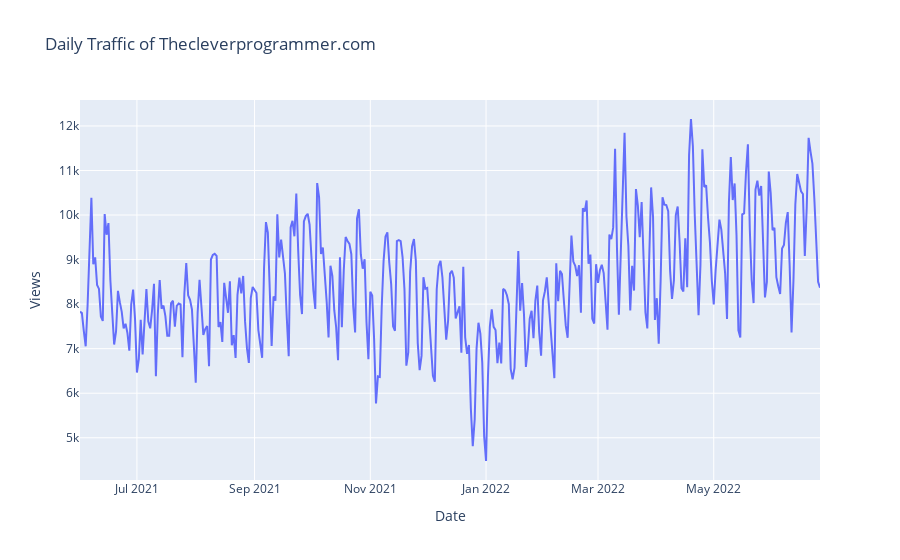

Here is the notebook cell this chart was saved with:
### Markdown cell above
**Let's take a look at the daily traffic of the site.**

### Code cell
fig = px.line(df, x='Date', y='Views', title='Daily Traffic of Thecleverprogrammer.com')
fig.show()

### Figure 1 — Plotly figure (JSON) as saved in the notebook; plotly's stock layout.template omitted (floating-point values rounded to 4 significant figures; data arrays with more than 128 entries replaced by an {"elided": "..."} marker saying what was removed)
{"data": [{"hovertemplate": "Date=%{x}<br>Views=%{y}<extra></extra>", "legendgroup": "", "line": {"color": "#636efa", "dash": "solid"}, "marker": {"symbol": "circle"}, "mode": "lines", "name": "", "orientation": "v", "showlegend": false, "type": "scatter", "x": {"elided": "391 str values"}, "xaxis": "x", "y": {"elided": "391 int values"}, "yaxis": "y"}], "layout": {"legend": {"tracegroupgap": 0}, "title": {"text": "Daily Traffic of Thecleverprogrammer.com"}, "xaxis": {"anchor": "y", "domain": [0, 1], "title": {"text": "Date"}}, "yaxis": {"anchor": "x", "domain": [0, 1], "title": {"text": "Views"}}}}
